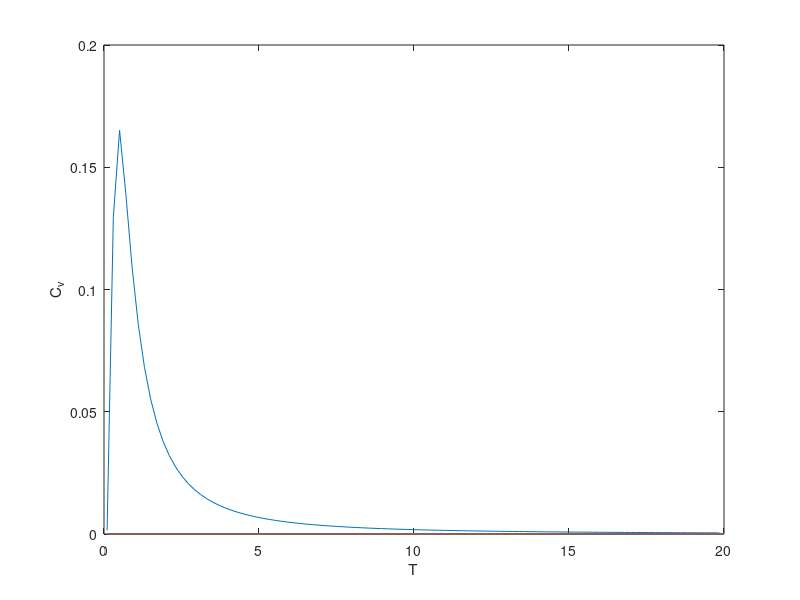

The MATLAB script that drew this image:


N = 100;


T = linspace(.1,20, N);

C_v = zeros(N);

for i = 1:N-1
    C_v(i) = (3*exp(1/T(i))) / ((T(i)^2)*(1+3*exp(1/T(i)))^2);
end

plot(T, C_v)
xlabel('T');
ylabel('C_v');

pause()
